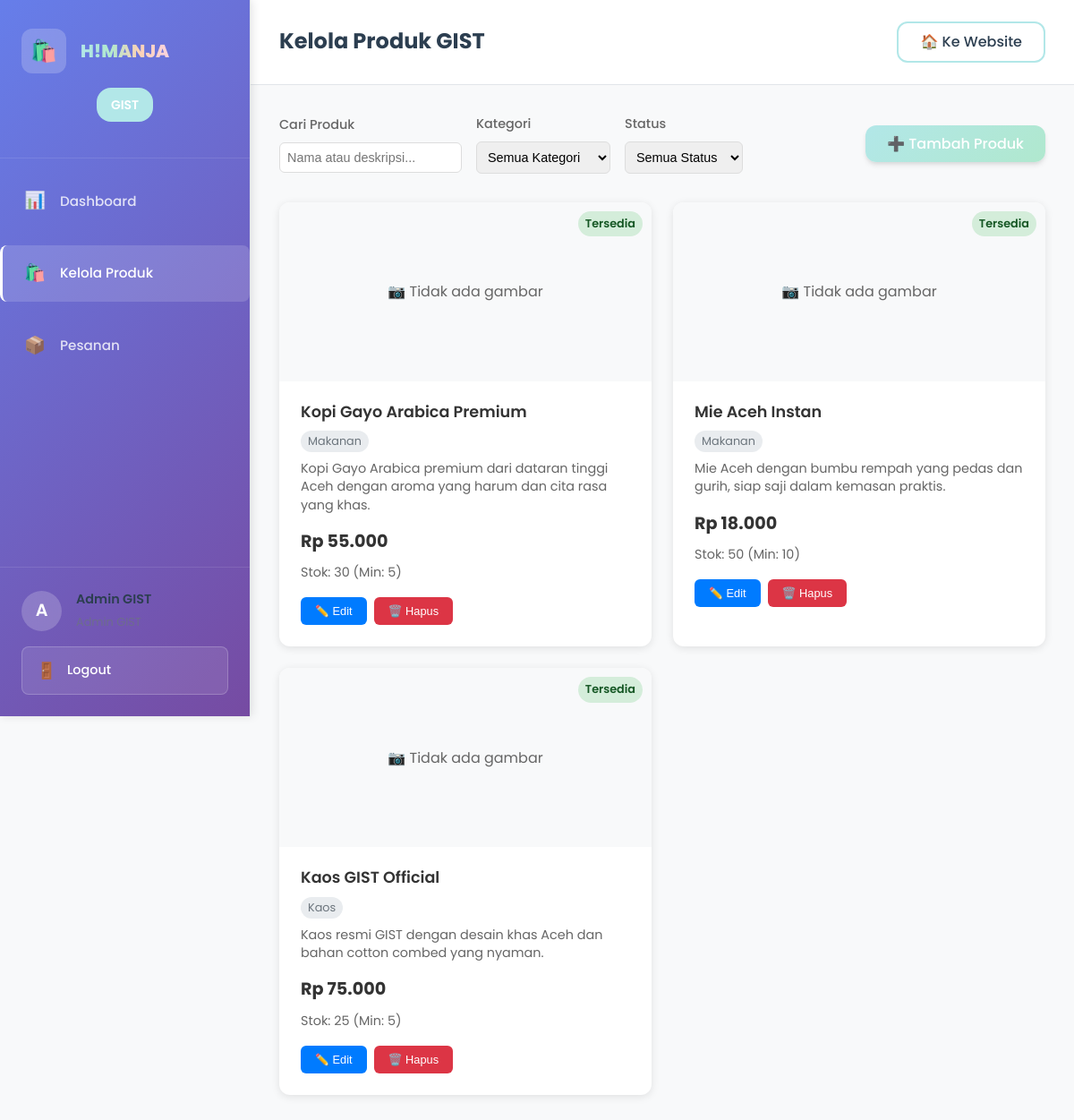
/admin/products.php (signed in), run on the app's committed database.
### tables this page shows
CREATE TABLE himada (
    id INT AUTO_INCREMENT PRIMARY KEY,
    nama VARCHAR(50) NOT NULL,
    nama_lengkap VARCHAR(200) NOT NULL,
    daerah_asal VARCHAR(100) NOT NULL,
    warna_tema VARCHAR(7) NOT NULL DEFAULT '#b2e7e8',
    deskripsi TEXT,
    koordinat_lat DECIMAL(10, 8),
    koordinat_lng DECIMAL(11, 8),
    logo_url VARCHAR(255),
    contact_email VARCHAR(100),
    contact_phone VARCHAR(20),
    is_active BOOLEAN DEFAULT TRUE,
    created_at TIMESTAMP DEFAULT CURRENT_TIMESTAMP,
    updated_at TIMESTAMP DEFAULT CURRENT_TIMESTAMP ON UPDATE CURRENT_TIMESTAMP
);

CREATE TABLE products (
    id INT AUTO_INCREMENT PRIMARY KEY,
    himada_id INT NOT NULL,
    nama_produk VARCHAR(100) NOT NULL,
    kategori ENUM('makanan', 'merchandise', 'kaos', 'gantungan_kunci', 'oleh_oleh') NOT NULL,
    deskripsi TEXT NOT NULL,
    harga DECIMAL(12, 2) NOT NULL,
    stok INT DEFAULT 0,
    stok_minimum INT DEFAULT 5,
    gambar_url VARCHAR(255),
    is_available BOOLEAN DEFAULT TRUE,
    created_by INT NOT NULL,
    created_at TIMESTAMP DEFAULT CURRENT_TIMESTAMP,
    updated_at TIMESTAMP DEFAULT CURRENT_TIMESTAMP ON UPDATE CURRENT_TIMESTAMP,
    
    FOREIGN KEY (himada_id) REFERENCES himada(id) ON DELETE CASCADE,
    FOREIGN KEY (created_by) REFERENCES users(id) ON DELETE CASCADE,
    INDEX idx_products_himada (himada_id),
    INDEX idx_products_available (is_available),
    INDEX idx_products_kategori (kategori)
);

### config/database.php (called while the page is built, shortened)
<?php
function getUserHimadaId() {
    return $_SESSION['himada_id'] ?? null;
}
function formatCurrency($amount) {
    return 'Rp ' . number_format($amount, 0, ',', '.');
}
?>

### admin/products.php (the view, shortened to what this page needs)
<?php
require_once __DIR__ . '/../config/database.php';
$database = new Database();
$db = $database->getConnection();
$himada_id = getUserHimadaId();
$query = "SELECT * FROM himada WHERE id = :himada_id";
$stmt = $db->prepare($query);
$stmt->bindParam(':himada_id', $himada_id);
$stmt->execute();
$himada = $stmt->fetch(PDO::FETCH_ASSOC);
$query = "SELECT * FROM products WHERE himada_id = :himada_id";
$params = [':himada_id' => $himada_id];
$query .= " ORDER BY created_at DESC";
$stmt = $db->prepare($query);
foreach ($params as $key => $value) {
    $stmt->bindValue($key, $value);
}
$stmt->execute();
$products = $stmt->fetchAll(PDO::FETCH_ASSOC);
?>
<!DOCTYPE html>
<html lang="id">
<head>
    <link rel="stylesheet" href="../assets/css/style.css">
    <link rel="stylesheet" href="../assets/css/admin.css">
</head>
<body class="admin-page">
    <aside class="admin-sidebar">
        <div class="sidebar-header">
            <div class="sidebar-logo">
                <div class="logo-icon">🛍️</div>
                <span class="logo-text">H!MANJA</span>
            </div>
            <div class="himada-info">
                <div class="himada-badge" style="background: <?php echo $himada['warna_tema']; ?>">
                    <?php echo htmlspecialchars($himada['nama']); ?>
                </div>
            </div>
        </div>
        <nav class="sidebar-nav">
            <ul class="nav-menu">
                <li class="nav-item">
                    <a href="himada-dashboard.php" class="nav-link">
                        <span class="nav-icon">📊</span>
                        <span class="nav-text">Dashboard</span>
                    </a>
                </li>
                <li class="nav-item active">
                    <a href="products.php" class="nav-link">
                        <span class="nav-icon">🛍️</span>
                        <span class="nav-text">Kelola Produk</span>
                    </a>
                </li>
                <li class="nav-item">
                    <a href="orders.php" class="nav-link">
                        <span class="nav-icon">📦</span>
                        <span class="nav-text">Pesanan</span>
                    </a>
                </li>
            </ul>
        </nav>
        <div class="sidebar-footer">
            <div class="user-info">
                <div class="user-avatar">
                    <?php echo substr($_SESSION['full_name'], 0, 1); ?>
                </div>
                <div class="user-details">
                    <p class="user-name"><?php echo htmlspecialchars($_SESSION['full_name']); ?></p>
                    <p class="user-role">Admin <?php echo htmlspecialchars($himada['nama']); ?></p>
                </div>
            </div>
            <a href="../logout.php" class="logout-btn">
                <span class="logout-icon">🚪</span>
                <span class="logout-text">Logout</span>
            </a>
        </div>
    </aside>
    <main class="admin-main">
        <header class="admin-header">
            <div class="header-left">
                <h1 class="page-title">Kelola Produk <?php echo htmlspecialchars($himada['nama']); ?></h1>
            </div>
            <div class="header-right">
                <a href="../index.php" class="btn-secondary">
                    <span class="btn-icon">🏠</span>
                    <span class="btn-text">Ke Website</span>
                </a>
            </div>
        </header>
        <div class="dashboard-content">
            <div class="products-header">
                <div class="products-filters">
                    <div class="filter-group">
                        <label>Cari Produk</label>
                        <input type="text" class="filter-input" id="searchInput" placeholder="Nama atau deskripsi..." value="">
                    </div>
                    <div class="filter-group">
                        <label>Kategori</label>
                        <select class="filter-input" id="categoryFilter">
                            <option value="">Semua Kategori</option>
                        </select>
                    </div>
                    <div class="filter-group">
                        <label>Status</label>
                        <select class="filter-input" id="statusFilter">
                            <option value="">Semua Status</option>
                        </select>
                    </div>
                </div>
                <button class="btn-primary" onclick="openAddModal()">
                    <span>➕</span> Tambah Produk
                </button>
            </div>
            <?php if (empty($products)): ?>
                <div class="empty-state">
                    <div class="empty-icon">📦</div>
                    <h3>Belum Ada Produk</h3>
                    <p>Mulai tambahkan produk pertama untuk HIMADA <?php echo htmlspecialchars($himada['nama']); ?></p>
                    <button class="btn-primary" onclick="openAddModal()">Tambah Produk Pertama</button>
                </div>
            <?php else: ?>
                <div class="products-grid">
                    <?php foreach ($products as $product): ?>
                        <div class="product-card">
                            <div class="product-image">
                                <?php if ($product['gambar_url']): ?>
                                    <img src="<?php echo htmlspecialchars($product['gambar_url']); ?>"
                                         alt="<?php echo htmlspecialchars($product['nama_produk']); ?>"
                                         onerror="this.style.display='none'; this.nextElementSibling.style.display='flex';">
                                    <div style="display: none; align-items: center; justify-content: center; height: 100%; color: #666;">
                                        📷 Gambar tidak tersedia
                                    </div>
                                <?php else: ?>
                                    <div style="display: flex; align-items: center; justify-content: center; height: 100%; color: #666;">
                                        📷 Tidak ada gambar
                                    </div>
                                <?php endif; ?>
                                <?php
                                $status_class = 'status-available';
                                $status_text = 'Tersedia';
                                ?>
                                <div class="product-status <?php echo $status_class; ?>">
                                    <?php echo $status_text; ?>
                                </div>
                            </div>
                            <div class="product-content">
                                <h3 class="product-name"><?php echo htmlspecialchars($product['nama_produk']); ?></h3>
                                <span class="product-category"><?php echo ucfirst($product['kategori']); ?></span>
                                <p class="product-description"><?php echo htmlspecialchars(substr($product['deskripsi'], 0, 100)) . (strlen($product['deskripsi']) > 100 ? '...' : ''); ?></p>
                                <div class="product-price"><?php echo formatCurrency($product['harga']); ?></div>
                                <div class="product-stock">
                                    Stok: <?php echo $product['stok']; ?>
                                    (Min: <?php echo $product['stok_minimum']; ?>)
                                </div>
                                <div class="product-actions">
                                    <button class="btn-small btn-edit" onclick="openEditModal(<?php echo htmlspecialchars(json_encode($product)); ?>)">
                                        ✏️ Edit
                                    </button>
                                    <button class="btn-small btn-delete" onclick="confirmDelete(<?php echo $product['id']; ?>, '<?php echo htmlspecialchars($product['nama_produk']); ?>')">
                                        🗑️ Hapus
                                    </button>
                                </div>
                            </div>
                        </div>
                    <?php endforeach; ?>
                </div>
            <?php endif; ?>
        </div>
    </main>
</body>
</html>

### assets/css/style.css (style rules this page uses)
:root { --soft-blue: #b2e7e8; --soft-green: #b0e8ce; --soft-orange: #fbd2b6; --soft-pink: #fbd3df; --white: #ffffff; --black: #2c3e50; --dark-green: #d39bc0; --gray-light: #f8f9fa; --gray-medium: #6c757d; --gray-dark: #343a40; --gradient-primary: linear-gradient(135deg, var(--soft-blue), var(--soft-green)); --gradient-secondary: linear-gradient(135deg, var(--soft-orange), var(--soft-pink)); --gradient-rainbow: linear-gradient(90deg, var(--soft-blue), var(--soft-green), var(--soft-orange), var(--soft-pink)); --font-family: "Poppins", sans-serif; --font-size-xs: 0.75rem; --font-size-sm: 0.875rem; --font-size-base: 1rem; --font-size-lg: 1.125rem; --font-size-xl: 1.25rem; --font-size-2xl: 1.5rem; --font-size-3xl: 1.875rem; --font-size-4xl: 2.25rem; --font-size-5xl: 3rem; --spacing-xs: 0.25rem; --spacing-sm: 0.5rem; --spacing-md: 1rem; --spacing-lg: 1.5rem; --spacing-xl: 2rem; --spacing-2xl: 3rem; --spacing-3xl: 4rem; --radius-sm: 0.375rem; --radius-md: 0.5rem; --radius-lg: 0.75rem; --radius-xl: 1rem; --radius-2xl: 1.5rem; --shadow-sm: 0 1px 2px 0 rgba(0, 0, 0, 0.05); --shadow-md: 0 4px 6px -1px rgba(0, 0, 0, 0.1), 0 2px 4px -1px rgba(0, 0, 0, 0.06); --shadow-lg: 0 10px 15px -3px rgba(0, 0, 0, 0.1), 0 4px 6px -2px rgba(0, 0, 0, 0.05); --shadow-xl: 0 20px 25px -5px rgba(0, 0, 0, 0.1), 0 10px 10px -5px rgba(0, 0, 0, 0.04); --transition-fast: 0.15s ease-in-out; --transition-normal: 0.3s ease-in-out; --transition-slow: 0.5s ease-in-out; }
* { margin: 0; padding: 0; box-sizing: border-box; }
html { scroll-behavior: smooth; }
body { font-family: var(--font-family); font-size: var(--font-size-base); line-height: 1.6; color: var(--black); background-color: var(--white); overflow-x: hidden; }
h1, h2, h3, h4, h5, h6 { font-weight: 600; line-height: 1.2; margin-bottom: var(--spacing-md); }
h1 { font-size: var(--font-size-5xl); }
h3 { font-size: var(--font-size-3xl); }
p { margin-bottom: var(--spacing-md); }
.btn-primary, .btn-secondary, .btn-login, .btn-register, .btn-logout, .btn-admin, .btn-himada { display: inline-block; padding: var(--spacing-sm) var(--spacing-lg); border: none; border-radius: var(--radius-lg); font-family: var(--font-family); font-size: var(--font-size-base); font-weight: 500; text-decoration: none; text-align: center; cursor: pointer; transition: all var(--transition-normal); position: relative; overflow: hidden; }
.btn-primary { background: var(--gradient-primary); color: var(--white); box-shadow: var(--shadow-md); }
.btn-secondary { background: var(--white); color: var(--black); border: 2px solid var(--soft-blue); }
.logo-icon { font-size: var(--font-size-2xl); animation: bounce 2s infinite; }
.logo-text { background: var(--gradient-rainbow); -webkit-background-clip: text; -webkit-text-fill-color: transparent; background-clip: text; }
.nav-menu { display: flex; list-style: none; gap: 10px; flex-wrap: nowrap; }
.nav-link { color: var(--black); text-decoration: none; font-weight: 500; padding: var(--spacing-sm) var(--spacing-md); border-radius: var(--radius-md); transition: all var(--transition-normal); position: relative; }
.products-grid { display: grid; grid-template-columns: repeat(auto-fit, minmax(300px, 1fr)); gap: var(--spacing-xl); margin-bottom: var(--spacing-2xl); }
.product-card { background: var(--white); border-radius: var(--radius-xl); overflow: hidden; box-shadow: var(--shadow-md); transition: all var(--transition-normal); }
.product-image { position: relative; height: 200px; overflow: hidden; }
.product-content { padding: var(--spacing-lg); }
.product-name { font-size: var(--font-size-lg); font-weight: 600; margin-bottom: var(--spacing-sm); color: var(--black); }
.product-description { font-size: var(--font-size-sm); color: var(--gray-medium); margin-bottom: var(--spacing-md); line-height: 1.5; }
.product-price { font-size: var(--font-size-lg); font-weight: 700; color: var(--black); }
.product-stock { font-size: var(--font-size-sm); color: var(--gray-medium); }

### data on the page
himada: nama "GIST"
products: shows "📷 Tidak ada gambar", status_text "Tersedia", nama_produk "Kopi Gayo Arabica Premium", kategori "Makanan", deskripsi "Kopi Gayo Arabica premium dari dataran tinggi Aceh dengan aroma yang harum dan cita rasa yang khas.", harga "Rp 55.000", stok "30", stok_minimum "5"
products: shows "📷 Tidak ada gambar", status_text "Tersedia", nama_produk "Mie Aceh Instan", kategori "Makanan", deskripsi "Mie Aceh dengan bumbu rempah yang pedas dan gurih, siap saji dalam kemasan praktis.", harga "Rp 18.000", stok "50", stok_minimum "10"
products: shows "📷 Tidak ada gambar", status_text "Tersedia", nama_produk "Kaos GIST Official", kategori "Kaos", deskripsi "Kaos resmi GIST dengan desain khas Aceh dan bahan cotton combed yang nyaman.", harga "Rp 75.000", stok "25", stok_minimum "5"

### other printed values
substr($_SESSION['full_name'], 0, 1) "A"
$_SESSION['full_name'] "Admin GIST"
